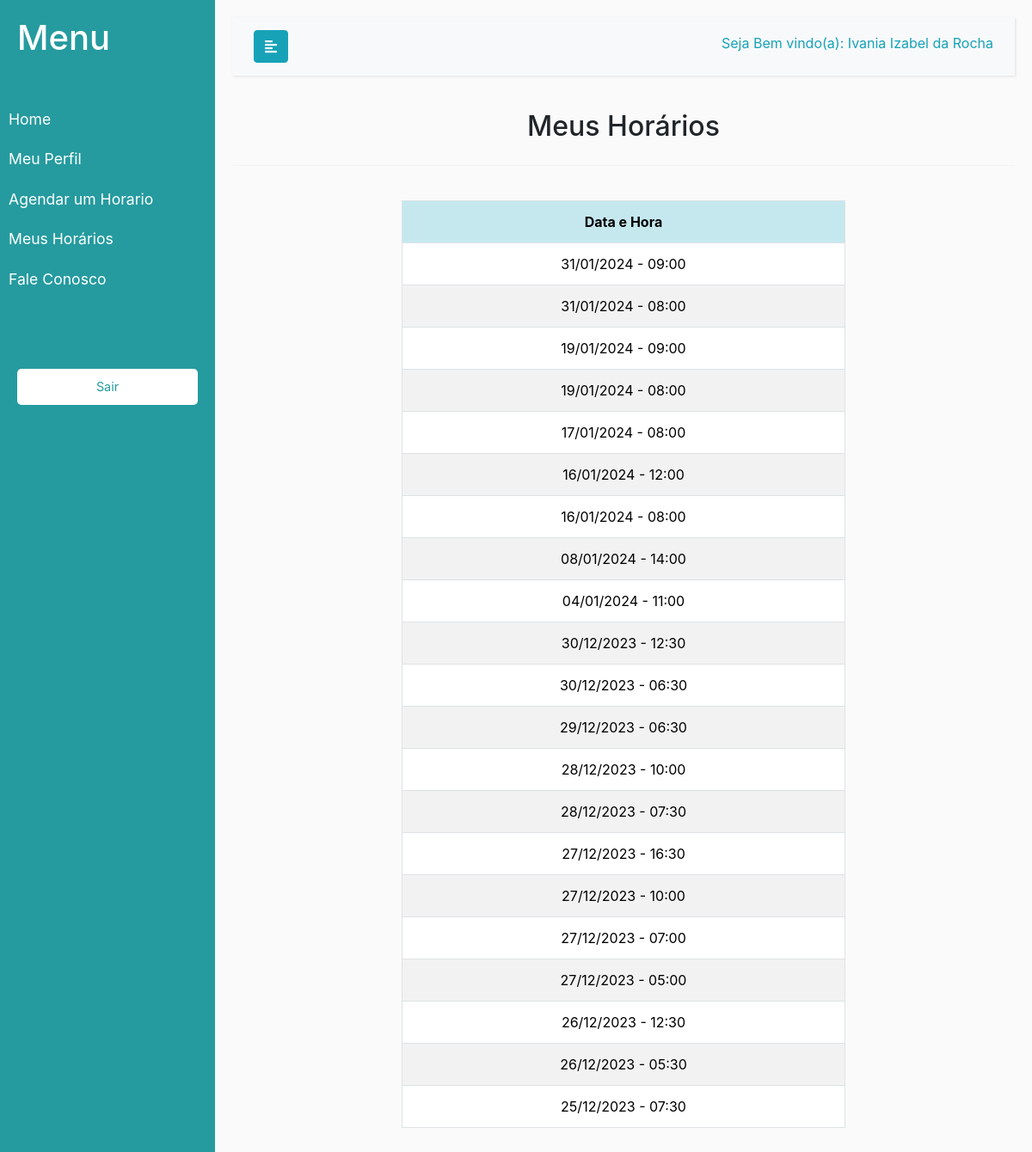
The page /meusHorarios.php (signed in) on the database its author committed.
### tables this page shows
CREATE TABLE `evento` (
  `id` bigint(20) NOT NULL,
  `title` varchar(220) NOT NULL,
  `start` datetime NOT NULL,
  `end` datetime NOT NULL,
  `color` varchar(45) NOT NULL,
  `fk_cpfPsi` varchar(14) NOT NULL
);

### meusHorarios.php (the view, shortened to what this page needs)
<!DOCTYPE html>
<html lang="en">
<head>
    <link href="https://cdn.jsdelivr.net/npm/bootstrap@5.3.2/dist/css/bootstrap.min.css" rel="stylesheet">
</head>
<body>
    <?php
    if (isset($_SESSION["email"])) {
        require_once("menuPac.php");
    ?>
        <h2 style="text-align: center; padding-bottom: 10px;">Meus Horários</h2>
        <hr> <br>
        <center>
            <div class="container-sm" style="max-width: 540px;">
                <table class="table table-striped table-hover table-bordered " style="max-width: 540px,;">
                    <tr class="table-info">
                        <th>Data e Hora</th>
                    </tr>
                    <?php
                    $cpfPsi = $_SESSION["fk_cpfPsi"];
                    $nome = $_SESSION["nome"];
                    $sql = "SELECT *
                FROM evento
                WHERE fk_cpfPsi = '$cpfPsi'
                AND title = '$nome'
                ORDER BY start DESC ";
                    $eventos = $conn->query($sql);
                    while ($exibir = $eventos->fetch_assoc()) {
                        $dataFormatada = date('d/m/Y  -  H:i', strtotime($exibir['start']));
                    ?>
                        <tr>
                            <td><?php echo $dataFormatada ?></td>
                        </tr>
                    <?php
                    }
                    ?>
                </table>
            </div>
        </center>
    <?php
    }
    ?>
</body>
</html>

### style/menu.css (style rules this page uses)
body { background: #fafafa; }

### meusHorarios.php (style rules this page uses)
table, th, td, tr { align-items: center; text-align: center; justify-content: center; }

### menuPac.php (style rules this page uses)
body { margin: 0; padding: 0; background-size: cover; background-position: center; background-attachment: fixed; }

### rows shown on the page
evento: start "31/01/2024 - 09:00"
evento: start "31/01/2024 - 08:00"
evento: start "19/01/2024 - 09:00"
evento: start "19/01/2024 - 08:00"
evento: start "17/01/2024 - 08:00"
evento: start "16/01/2024 - 12:00"
evento: start "16/01/2024 - 08:00"
evento: start "08/01/2024 - 14:00"
evento: start "04/01/2024 - 11:00"
evento: start "30/12/2023 - 12:30"
evento: start "30/12/2023 - 06:30"
evento: start "29/12/2023 - 06:30"
evento: start "28/12/2023 - 10:00"
evento: start "28/12/2023 - 07:30"
evento: start "27/12/2023 - 16:30"
evento: start "27/12/2023 - 10:00"
evento: start "27/12/2023 - 07:00"
evento: start "27/12/2023 - 05:00"
evento: start "26/12/2023 - 12:30"
evento: start "26/12/2023 - 05:30"
evento: start "25/12/2023 - 07:30"

### other values the page prints
$_SESSION["nome"] "Ivania Izabel da Rocha"
